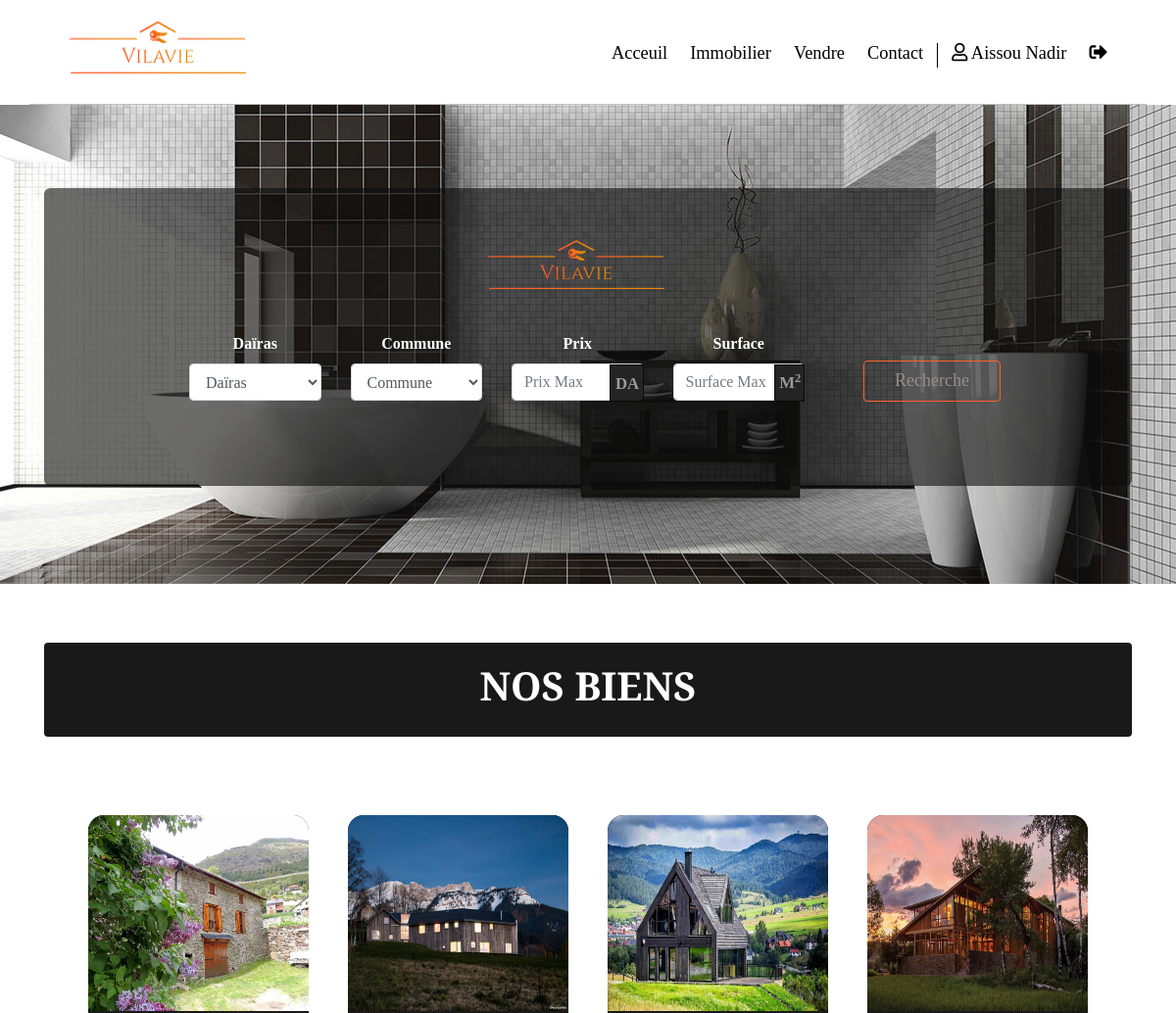
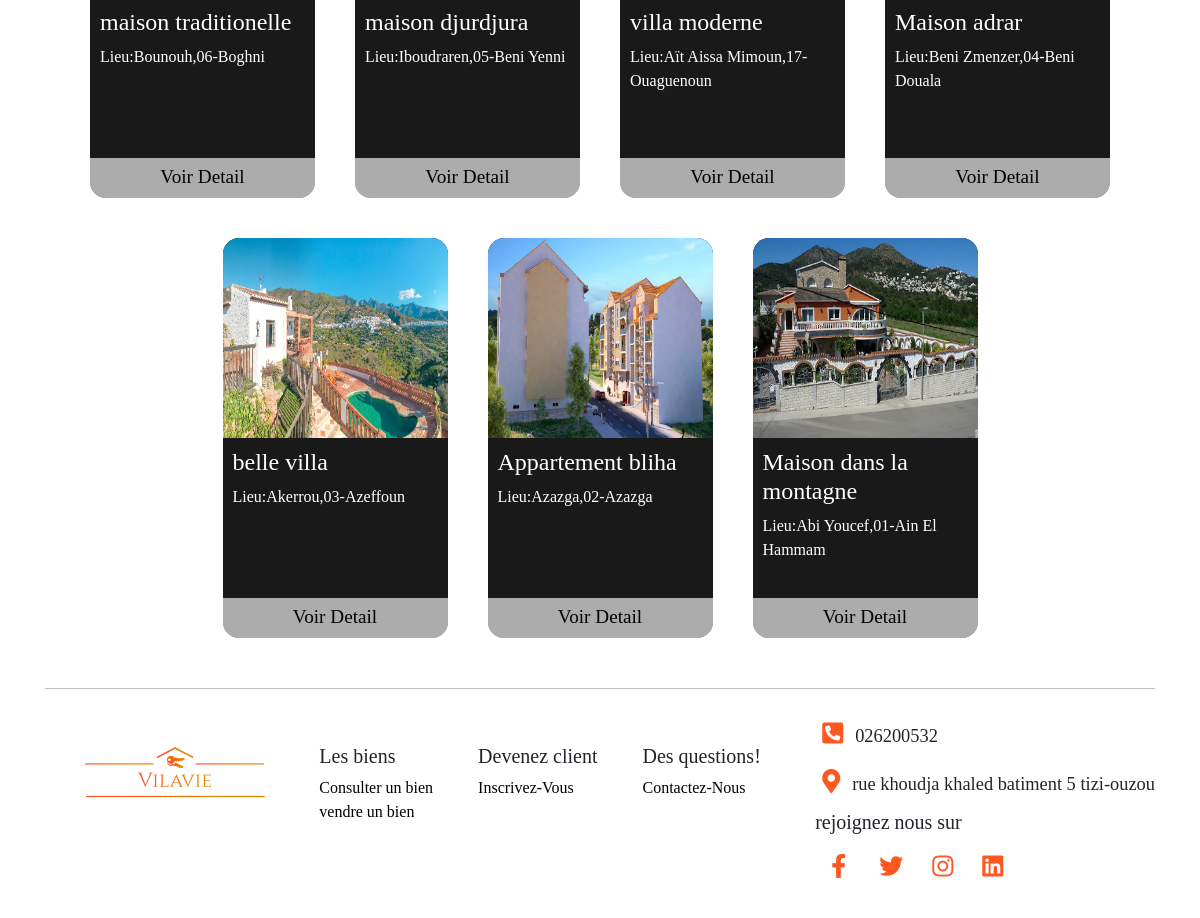
Screenshot of /pages/immobilier.php (signed in) with the database file from the repository (2 pictures, top to bottom).
### tables this page shows
CREATE TABLE IF NOT EXISTS `biens` (
  `id` int(11) NOT NULL AUTO_INCREMENT,
  `titre` varchar(255) NOT NULL,
  `description` text NOT NULL,
  `daira` varchar(255) NOT NULL,
  `commune` varchar(255) NOT NULL,
  `surface` int(11) NOT NULL,
  `etage` int(11) NOT NULL,
  `prix` int(255) NOT NULL,
  `lien_img` varchar(1024) NOT NULL,
  `proprietaire` varchar(255) NOT NULL,
  PRIMARY KEY (`id`)
);

### pages/immobilier.php (the view, shortened to what this page needs)
<!DOCTYPE html>
<html lang="fr">
<head>
         <link rel="stylesheet" href="../style/style.css">
         <link rel="stylesheet" href="https://stackpath.bootstrapcdn.com/bootstrap/4.4.1/css/bootstrap.min.css">
         <link rel="stylesheet" href="https://cdnjs.cloudflare.com/ajax/libs/font-awesome/5.11.2/css/all.css">
       </head>
<body>
<?php
$db=new PDO('mysql:host=localhost;dbname=vilavie','root','',array(PDO::ATTR_ERRMODE => PDO::ERRMODE_EXCEPTION));
include_once('../includes/header.php');
?>
<div class="fullimmo" id="immo">
           <div class="container h-100">
            <div class="d-flex-justify-content-center-h-100">
            <div class="text-center">
                      <div class="row hidden-xs" id="recherche" style="margin-top: 15px;">
                                  <img src="../images/logo.png" style="  margin-left: 11.6cm;">
                          <div class="noo-text-block" style="padding-left: 143px; margin-top: 27px;">
                                <form enctype="multipart/form-data" id="id_form" action="" method="post">
                                  <div class="row">
                                  <div class="form-group  col-sm-2 ">
                                            <div class="form-group ">
                                            <label for="type_dairas" style="color: white;"><b>Daïras</b> </label>
                                              <SELECT id="daira" name="daira" class="form-control input_user" onchange="filtre_commune()" required>
                                                <option value="Daïras"  selected> Daïras</option>
                                              </SELECT>
                                            </div>
                                    </div>
                                <div class="form-group  col-sm-2">
                                    <div class="form-group">
                                            <label for="liste_commune" style="color: white;"><b>Commune</b> </label>
                                            <select class="form-control" id="commune" name="commune" >
                                            <option>Commune</option>
                                        </select>
                                    </div>
                                </div>
                                <div class="form-group  col-sm-2">
                      <div class="input-group">
                        <div class="form-group">
                        <label for="type_prix" style="color: white;"><b>Prix</b> </label>
                        <input id="prix" name="prix" type="number" class="form-control" onchange="valider('','')" placeholder="Prix Max" value="" >
                        <span class="input-group-addon">DA</span>
                    </div>
                    </div>
                </div>
                        <div class="form-group col-sm-2">
                      <div class="input-group">
                        <div class="form-group">
                            <label for="type_surface" style="color: white;"><b>Surface</b> </label>
                        <input id="surface" type="number" name="surface" class="form-control" onchange="valider('','')" placeholder="Surface Max" value="">
                        <span class="input-group-addon1">M<sup>2</sup></span>
                        </div>
                    </div>
                    </div>
                                <div class="form-group col-sm-2">
                                <div class="form-group ">
                                    <input class="btn1" type="submit" name="formsend" value="Recherche">
                                </div>
                          </div>
                          </div>
                      </form>
          </div>
      </div>
  </div>
</div>
</div>
</div>
        <section class="sec2" id="search">
        <div class="container">
        <div class="yep">
          <h1 class="text-center text-uppercase font-weight-bold " >Nos Biens</h1>
       </div>
       <div class="d-flex flex-wrap justify-content-center biensugbox ">
       <?php
       if (isset($_POST['formsend'])) {
            if (isset($_POST['daira']) && (isset($_POST['commune'])) && (isset($_POST['prix'])) && (isset($_POST['surface']))) {
                $req=$db->prepare('SELECT id,titre,daira,commune,lien_img FROM biens where daira = ? and commune = ? and prix <= ? and surface <= ?');
          $req->execute(array(
            $_POST['daira'],
            $_POST['commune'],
            $_POST['prix'],
            $_POST['surface']
          )
          );
            }
        if(isset($_POST['daira'])){
          if (($_POST['daira']=='Daïras') && (isset($_POST['commune'])) && (isset($_POST['prix'])) && (isset($_POST['surface'])) ) {
              $req=$db->prepare('SELECT id,titre,daira,commune,lien_img FROM biens WHERE commune=? AND prix<= ? AND surface<= ?');
              $req->execute(array($_POST['commune'],$_POST['prix'],$_POST['surface']));
          }
        }
        if (($_POST['commune']=='Commune') && (isset($_POST['daira'])) && (isset($_POST['prix'])) && (isset($_POST['surface'])) ) {
             $req=$db->prepare('SELECT id,titre,daira,commune,lien_img FROM biens WHERE daira=? AND prix<=? AND surface<=?');
             $req->execute(array($_POST['daira'],$_POST['prix'],$_POST['surface']));
        }
        if (($_POST['prix']==null) && (isset($_POST['daira'])) && (isset($_POST['commune'])) && (isset($_POST['surface'])) ) {
             $req=$db->prepare('SELECT id,titre,daira,commune,lien_img FROM biens WHERE daira=? AND commune=? AND surface<=?');
             $req->execute(array($_POST['daira'],$_POST['commune'],$_POST['surface']));
        }
        if (($_POST['surface']==null) && (isset($_POST['daira'])) && (isset($_POST['commune'])) && (isset($_POST['prix'])) ) {
             $req=$db->prepare('SELECT id,titre,daira,commune,lien_img FROM biens WHERE daira=? AND commune=? AND prix<=?');
             $req->execute(array($_POST['daira'],$_POST['commune'],$_POST['prix']));
        }
        if(isset($_POST['daira'])){
          if(($_POST['daira']=='Daïras')&&($_POST['prix']==null)&& (isset($_POST['commune']))&&(isset($_POST['surface']))){
                                            $req=$db->prepare('SELECT id,titre,daira,commune,lien_img FROM biens WHERE commune=? AND surface<=?');
                                            $req->execute(array($_POST['commune'],$_POST['surface']));
                                        }
            if(($_POST['daira']=='Daïras')&&($_POST['commune']=='Commune')&&(isset($_POST['prix'])) && (isset($_POST['surface'])) ){
                                            $req=$db->prepare("SELECT id,titre,daira,commune,lien_img FROM biens WHERE  prix<=? and surface<=?");
                                            $req->execute(array($_POST['prix'],$_POST['surface']));
                                        }
            if(($_POST['daira']=='Daïras')&&($_POST['surface']==null)&& (isset($_POST['commune']))&&(isset($_POST['prix']))){
                                            $req=$db->prepare('SELECT id,titre,daira,commune,lien_img FROM biens WHERE commune=? AND prix<=?');
                                            $req->execute(array($_POST['commune'],$_POST['prix']));
                                        }
            if(($_POST['surface']==null)&&($_POST['prix']==null)&& (isset($_POST['commune']))&&(isset($_POST['daira']))){
                                            $req=$db->prepare('SELECT id,titre,daira,commune,lien_img FROM biens WHERE commune=? AND daira=?');
                                            $req->execute(array($_POST['commune'],$_POST['daira']));
                                        }
            if(($_POST['commune']=='Commune')&&($_POST['prix']==null)&& (isset($_POST['surface']))&&(isset($_POST['daira']))){
                                            $req=$db->prepare('SELECT id,titre,daira,commune,lien_img FROM biens WHERE surface<=? AND daira=?');
                                            $req->execute(array($_POST['surface'],$_POST['daira']));
                                        }
            if(($_POST['surface']==null)&&($_POST['commune']=='Commune')&& (isset($_POST['prix']))&&(isset($_POST['daira']))){
                                            $req=$db->prepare('SELECT id,titre,daira,commune,lien_img FROM biens WHERE prix<=? AND daira=?');
                                            $req->execute(array($_POST['prix'],$_POST['daira']));
                                        }
                                      }
        if(isset($_POST['daira'])){
            if(($_POST['surface']==null)&&($_POST['commune']=='Commune')&& ($_POST['prix']==null)&&(isset($_POST['daira']))){
                                            $req=$db->prepare('SELECT id,titre,daira,commune,lien_img FROM biens WHERE  daira=?');
                                            $req->execute(array($_POST['daira']));
                                        }
            if(($_POST['surface']==null)&&($_POST['daira']=='Daïras')&& ($_POST['prix']==null)&&(isset($_POST['commune']))){
                                            $req=$db->prepare('SELECT id,titre,daira,commune,lien_img FROM biens WHERE  commune =?');
                                            $req->execute(array($_POST['commune']));
                                        }
            if(($_POST['surface']==null)&&($_POST['daira']=='Daïras')&& ($_POST['commune']=='Commune')&&(isset($_POST['prix']))){
                                            $req=$db->prepare('SELECT id,titre,daira,commune,lien_img FROM biens WHERE  prix <= ?');
                                            $req->execute(array($_POST['prix']));
                                        }
            if(($_POST['commune']=='Commune')&&($_POST['daira']=='Daïras')&& ($_POST['prix']==null)&&(isset($_POST['surface']))){
                                            $req=$db->prepare('SELECT id,titre,daira,commune,lien_img FROM biens WHERE  surface <=?');
                                            $req->execute(array($_POST['surface']));
                                        }
                                      }
          if(isset($req)){
            while ($donne= $req->fetch()){
            echo(' <div class="biensug" >
                  <img src="../'.$donne['lien_img'].'" class="imgbien" alt="l\'image du bien" >
                  <div class="infobien">
                  <h4>'.$donne['titre'].'</h4>
                  <p>Lieu:'.$donne['commune'].','.$donne['daira'].'</p>
                  </div>
                  <div class="linkdetail">
                  <a href="../pages/detail.php?id='.$donne['id'].'" class="linkdetail">Voir Detail</a>
                  </div>
                  </div>');
            }
          $req->closeCursor();
        }
      }
      else {
       $req = $db->query('SELECT id,titre, daira, commune, lien_img FROM biens ORDER BY id desc LIMIT 0,12');
       while ($donne= $req->fetch()){
         echo('<div class="biensug" >
           <img src="../'.$donne['lien_img'].'" class="imgbien" alt="l\'image du bien" >
           <div class="infobien">
           <h4>'.$donne['titre'].'</h4>
           <p>Lieu:'.$donne['commune'].','.$donne['daira'].'</p>
          </div>
           <div class="linkdetail">
            <a href="../pages/detail.php?id='.$donne['id'].'" class="linkdetail">Voir Detail</a>
            </div>
         </div>');}
     }
         ?>
         </div>
      </div>
      </section>
 <?php
  include_once("../includes/footer.php");
   ?>
</body>
</html>

### style/style.css (style rules this page uses)
html,body { overflow-x: hidden; margin: 0; padding: 0; height: 100%; background: #ffffff !important; font-family:Tahoma; }
.sec2 { margin:auto; padding-top: 40px; height:auto; width: 100%; background:#fff; }
.biensugbox { padding-top: 30px; padding-bottom: 30px; }
.biensug { height: 400px; width: 225px; margin: 20px; background-color: rgba(0, 0, 0, 0.9); border-radius: 1rem; color:white; }
.imgbien { width: inherit; height:200px; border-top-left-radius: 1rem; border-top-right-radius: 1rem; }
.infobien { height:160px; padding: 10px; }
.linkdetail { background-color: rgba(255,255,255,0.4); height:40px; display: flex; justify-content: center; border-bottom-left-radius: 1rem; border-bottom-right-radius: 1rem; width:inherit; }
.linkdetail>a { color:#000; font-weight: 500; font-size: 1.2em; padding-top:5px; }
.input_user, .input_pass:focus { box-shadow: none ; outline: 0px ; }
.input-group-addon { position: relative; bottom: 30px; left: 50px; color:#979595; border: 1px solid black; background-color: rgba(0, 0, 0, 0.9); padding:9px 3.5px 7.9px 5px; font-size: 1.05em; }
.input-group-addon1 { position: relative; bottom: 30.7px; left: 52px; color: #979595; border: 1px solid black; background-color: rgba(0, 0, 0, 0.9); padding:7.9px 3px 8.5px 4px; font-size: 1.05em; }
.btn1 { color: #8E8888; background: none; width: 140px; height: 42px; border: 1px solid #ff5722; font-size: 18px; border-radius: 4px; transition: .6s; overflow: hidden; position: relative; top: 28.5px; left: 30px; }
.fullimmo { background:url(../images/immobilier.jpg); opacity: 0.95; background-size: cover; padding-top: 40px; padding-bottom: 100px; font-weight:bold; }
.yep { margin-top: 20px; margin-bottom:30px; border-radius:0.25rem; background-color: rgba(0, 0, 0, 0.9); color:white; font-family: 'Cormorant Garamond', serif; padding:20px 0 20px 0; }
.d-flex-justify-content-center-h-100 { display:grid; align-items: center; justify-content: center ; background-color: rgba(0, 0, 0, 0.6); color:white; margin-left:0; margin-right:0; margin-top: 45px; border-radius: 0.4rem; padding: 30px 20px 30px 20px; }

### rows the page displays
biens: lien_img (picture), titre "maison traditionelle", commune "Bounouh", daira "06-Boghni"
biens: lien_img (picture), titre "maison djurdjura", commune "Iboudraren", daira "05-Beni Yenni"
biens: lien_img (picture), titre "villa moderne", commune "Aït Aissa Mimoun", daira "17-Ouaguenoun"
biens: lien_img (picture), titre "Maison adrar", commune "Beni Zmenzer", daira "04-Beni Douala"
biens: lien_img (picture), titre "belle villa", commune "Akerrou", daira "03-Azeffoun"
biens: lien_img (picture), titre "Appartement bliha", commune "Azazga", daira "02-Azazga"
biens: lien_img (picture), titre "Maison dans la montagne", commune "Abi Youcef", daira "01-Ain El Hammam"

### other values shown
$_SESSION["nom"] "Aissou"
$_SESSION["prenom"] "Nadir"
